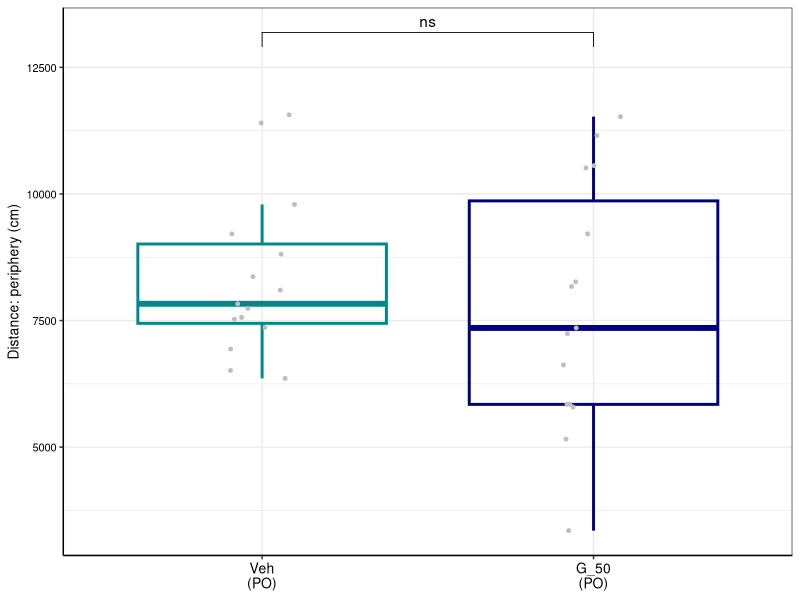
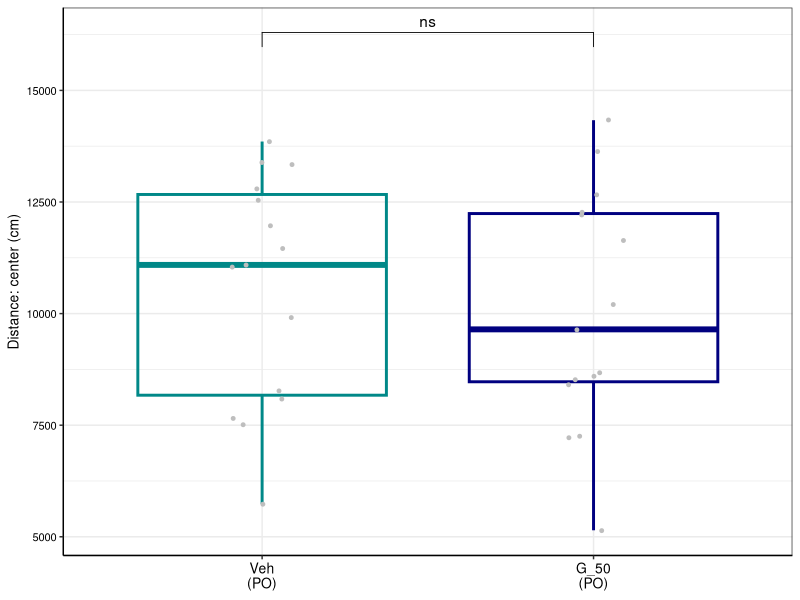
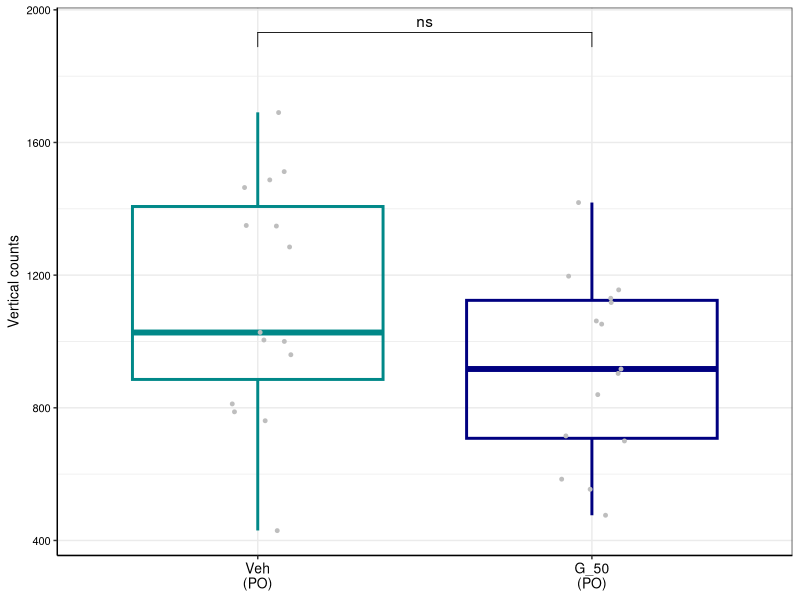
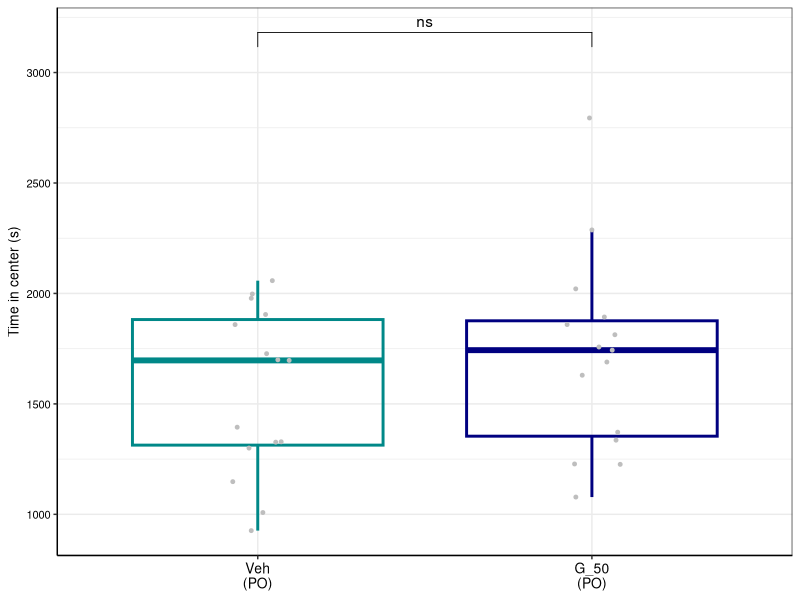
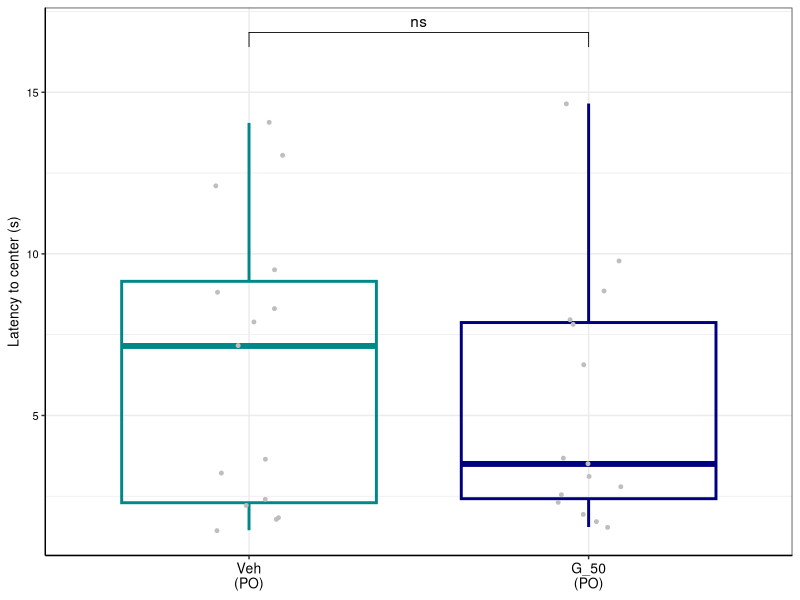

These figures' R source, in order:
## ---- chunk 1
library(dplyr)
library(ggplot2)
library(readxl)
library(ggpubr)
## ---- chunk 2
ac_data <- read_excel("Female cohort - PO/Data to plot - female cohort.xlsx", sheet = "AC")
ac_data$`Mouse Group` <- ifelse(ac_data$`Mouse Group` == 'Veh (PO)', 'Veh\n(PO)', 'G_50\n(PO)')
ac_data$`Mouse Group` <- factor(ac_data$`Mouse Group`,
                                levels = c('Veh\n(PO)',
                                           'G_50\n(PO)'))
## ---- chunk 3
plotting_func <- function(df, variable, ylab,
                          fname, wid = 2, ht = 2) {
  df <- dplyr::filter(df, Measure == variable)
  ggplot(df, aes(x=`Mouse Group`, y=Value)) +
    geom_boxplot(aes(color = `Mouse Group`), fill = NA, outlier.shape = NA, linewidth = 1) +
    geom_point(color = "grey", position = position_jitter(width = 0.1), size = 1) +
    scale_color_manual(values = c("Veh\n(PO)" = "#008888", "G_50\n(PO)" = "#000080")) +
    stat_compare_means( method = "t.test", label = "p.signif", comparisons = list(c("Veh\n(PO)", "G_50\n(PO)")), hide.ns = FALSE) +
    theme_bw() +
    theme(legend.position = "none",
      axis.line = element_line(color='black'),
      axis.text.y = element_text(size = 8, color = 'black'),
      axis.text.x = element_text(size = 10, color = 'black'),
      axis.title.y = element_text(size = 10, color = 'black'),
      axis.title.x = element_blank()) +
    labs(y = ylab) + expand_limits(y = max(df$Value) * 1.1)
  
  ggsave(fname, width = wid, height = ht)
}
## ---- chunk 4
# "Total distance moved (periphery)"
plotting_func(ac_data, "Total distance moved (periphery)",
              "Distance: periphery (cm)", "Female cohort - PO/ac_tot_dist_moved_periphery.pdf")

# "Total distance moved (center)"
plotting_func(ac_data, "Total distance moved (center)",
              "Distance: center (cm)", "Female cohort - PO/ac_tot_dist_moved_center.pdf")

# "Total vertical counts (periphery + center)"
plotting_func(ac_data, "Total vertical counts (periphery + center)",
              "Vertical counts", "Female cohort - PO/ac_tot_vert_counts_periphery_and_center.pdf")

# "Total time in center"
plotting_func(ac_data, "Total time in center",
              "Time in center (s)", "Female cohort - PO/ac_tot_time_in_center.pdf")

# "Latency to center"
plotting_func(ac_data, "Latency to center",
              "Latency to center (s)", "Female cohort - PO/ac_latency_to_center.pdf")
## ---- chunk 5
stat_calculator <- function(measure) {
  filtered <- dplyr::filter(ac_data, Measure == measure)
  return(t.test(dplyr::filter(filtered, `Mouse Group` == 'Veh\n(PO)')$Value,
       dplyr::filter(filtered, `Mouse Group` == 'G_50\n(PO)')$Value))
}

for (meas in unique(ac_data$Measure)) {
  print(meas)
  print(stat_calculator(meas))
}
